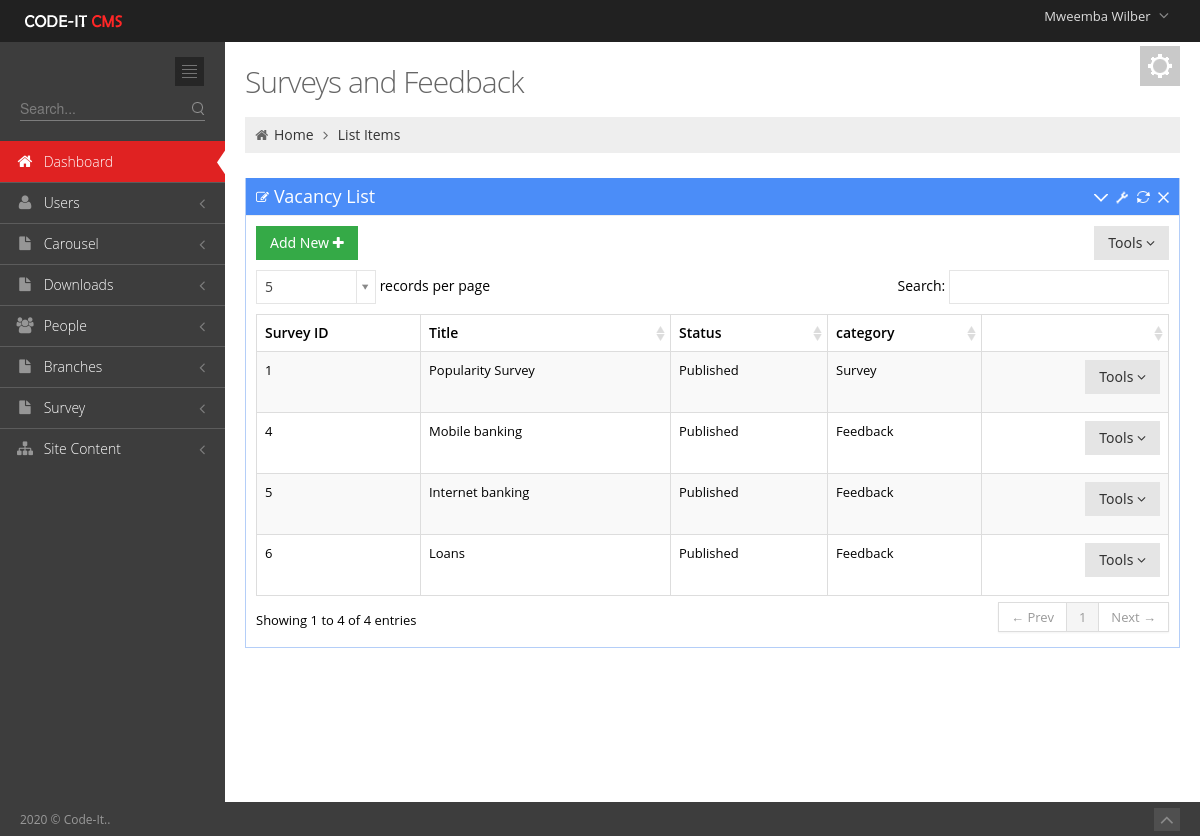
/Admin/Surveys.php (signed in), run on the app's committed database.
### tables this page shows
CREATE TABLE `user_tbl` (
  `username` varchar(50) NOT NULL,
  `password` text NOT NULL,
  `email` text NOT NULL,
  `contact_no` varchar(50) NOT NULL,
  `branch` int(11) NOT NULL,
  `level` int(11) NOT NULL,
  `Position` text NOT NULL,
  `active` int(11) NOT NULL,
  `Staff_no` int(11) NOT NULL,
  `profile_picture` text NOT NULL,
  `last_pass_change` date NOT NULL,
  `emp_id` int(3) NOT NULL,
  `Status` varchar(20) NOT NULL,
  `date_created` date NOT NULL
);

CREATE TABLE `employees_tbl` (
  `emp_id` int(4) UNSIGNED ZEROFILL NOT NULL,
  `Title` text NOT NULL,
  `first_name` varchar(100) DEFAULT NULL,
  `last_name` varchar(100) DEFAULT NULL,
  `date_of_birth` date DEFAULT NULL,
  `email` varchar(100) DEFAULT NULL,
  `mobile_number` varchar(18) DEFAULT NULL,
  `whatsapp` text NOT NULL,
  `address1` varchar(100) DEFAULT NULL,
  `address2` varchar(100) DEFAULT NULL,
  `city_town` varchar(100) DEFAULT NULL,
  `genda` varchar(10) DEFAULT NULL,
  `country` varchar(100) DEFAULT NULL,
  `date_joined` date DEFAULT NULL,
  `jobRole` text,
  `Qualification_level` varchar(40) NOT NULL,
  `qualification_Area` varchar(100) NOT NULL,
  `Category` text NOT NULL,
  `Picture` text NOT NULL,
  `brief_profile` text NOT NULL
);

CREATE TABLE `surveys` (
  `survey_id` int(11) NOT NULL,
  `Survey_title` text NOT NULL,
  `startdate` date NOT NULL,
  `enddate` date NOT NULL,
  `status` text NOT NULL,
  `category_id` int(11) NOT NULL
);

CREATE TABLE `survey_categories` (
  `id` int(11) NOT NULL,
  `category_name` text NOT NULL
);

### includes/sessions.php (called while the page is built, shortened)
<?php
include 'Dbconnect.php';
$dbuser=$_SESSION['username'];
   $query="SELECT * FROM `user_tbl` INNER JOIN `employees_tbl` ON `employees_tbl`.`emp_id`=`user_tbl`.`Staff_no` WHERE `username`='$dbuser'";
      $q1=mysqli_query($conn,$query)or die(mysqli_error());
            while ($row = mysqli_fetch_array($q1)) {
            $firstname=$row['first_name'];
            }
?>

### Admin/Surveys.php (the view, shortened to what this page needs)
<?php include '../includes/sessions.php';?>
<!DOCTYPE html>
 <html lang="en">
<head>
	<link href="media/css/bootstrap.min.css" rel="stylesheet" type="text/css"/>
	<link href="media/css/bootstrap-responsive.min.css" rel="stylesheet" type="text/css"/>
	<link href="media/css/font-awesome.min.css" rel="stylesheet" type="text/css"/>
	<link href="media/css/style-metro.css" rel="stylesheet" type="text/css"/>
	<link href="media/css/style.css" rel="stylesheet" type="text/css"/>
	<link href="media/css/style-responsive.css" rel="stylesheet" type="text/css"/>
	<link href="media/css/default.css" rel="stylesheet" type="text/css" id="style_color"/>
	<link href="media/css/uniform.default.css" rel="stylesheet" type="text/css"/>
	<link rel="stylesheet" type="text/css" href="media/css/select2_metro.css" />
	<link rel="stylesheet" href="media/css/DT_bootstrap.css" />
</head>
<?php
include 'includes/header.php';
include 'includes/sidebar.php';
?>
		<div class="page-content">
			<div class="container-fluid">
				<div class="row-fluid">
					<div class="span12">
						<div class="color-panel hidden-phone">
							<div class="color-mode-icons icon-color"></div>
						</div>
						<h3 class="page-title">
							Surveys and Feedback
						</h3>
						<ul class="breadcrumb">
							<li>
								<i class="icon-home"></i>
								<a href="index.html">Home</a>
								<i class="icon-angle-right"></i>
							</li>
							<li><a href="#">List Items</a></li>
						</ul>
					</div>
				</div>
				<div class="row-fluid">
					<div class="span12">
						<div class="portlet box blue">
							<div class="portlet-title">
								<div class="caption"><i class="icon-edit"></i>Vacancy List</div>
								<div class="tools">
									<a href="javascript:;" class="collapse"></a>
									<a href="#portlet-config" data-toggle="modal" class="config"></a>
									<a href="javascript:;" class="reload"></a>
									<a href="javascript:;" class="remove"></a>
								</div>
							</div>
							<div class="portlet-body">
								<div class="clearfix">
									<div class="btn-group">
										<a href="NewSurvey.php"><button " class="btn green">
										Add New <i class="icon-plus"></i>
										</button></a>
									</div>
									<div class="btn-group pull-right">
										<button class="btn dropdown-toggle" data-toggle="dropdown">Tools <i class="icon-angle-down"></i>
										</button>
									</div>
								</div>
								<table class="table table-striped table-hover table-bordered" id="sample_editable_1">
									<thead>
										<tr>
											<th>Survey  ID</th>
											<th>Title</th>
											<th>Status</th>
											<th>category</th>
											<th></th>
										</tr>
									</thead>
									<tbody>
                                <?php
 $propertySQL="SELECT * FROM `surveys` INNER JOIN `survey_categories` ON `surveys`.`category_id`=`survey_categories`.`id`";
											$results=mysqli_query($conn,$propertySQL);
											while($row5=mysqli_fetch_array($results)){
            ?>
										<tr class="">
                                             <td><?php  echo $row5['survey_id']; ?></td>
											<td><?php  echo $row5['Survey_title']; ?></td>
											<td><?php  echo $row5['status']; ?></td>
											<td><?php  echo $row5['category_name']; ?></td>
											<td><div class="btn-group pull-right">
										<button class="btn dropdown-toggle" data-toggle="dropdown">Tools <i class="icon-angle-down"></i>
										</button>
									</div></td>
										</tr>
									<?php } 		 ?>
									</tbody>
								</table>
							</div>
						</div>
					</div>
				</div>
			</div>
		</div>
	</div>
	<div class="footer">
		<div class="footer-inner">
			2020 &copy; Code-It..
		</div>
		<div class="footer-tools">
			<span class="go-top">
			<i class="icon-angle-up"></i>
			</span>
		</div>
	</div>
</body>
</html>

### Admin/includes/header.php (shortened to what this page needs)
<?php
 include '../includes/sessions.php';
?>
 <html lang="en" class="no-js">
<body class="page-header-fixed">
	<div class="header navbar navbar-inverse navbar-fixed-top">
		<div class="navbar-inner">
			<div class="container-fluid">
				<a class="brand" href="index.php">
				<img src="media/image/logo.png" alt="logo"/>
				</a>
				<ul class="nav pull-right">
					<li class="dropdown user">
						<a href="#" class="dropdown-toggle" data-toggle="dropdown">
						<span class="username"><?php echo $firstname ;?></span>
						<i class="icon-angle-down"></i>
						</a>
					</li>
				</ul>
			</div>
		</div>
	</div>
	<div class="page-container">

### Admin/media/css/style-metro.css (style rules this page uses)
div, input, select, textarea, span, img, table, td, th, p, a, button, ul, li { -webkit-border-radius: 0 !important; -moz-border-radius: 0 !important; border-radius: 0 !important; }
.btn { background-color: #e5e5e5; background-image: none; filter: none; border: 0; padding: 7px 14px; text-shadow: none; font-family: "Segoe UI", Helvetica, Arial, sans-serif; font-size: 14px; color: #333333; cursor: pointer; outline: none; -webkit-box-shadow: none !important; -moz-box-shadow: none !important; box-shadow: none !important; -webkit-border-radius: 0 !important; -moz-border-radius: 0 !important; border-radius: 0 !important; }
.btn.green { color: white; text-shadow: none; background-color: #35aa47; }

### Admin/media/css/style-responsive.css (style rules this page uses)
@media (min-width: 980px) { .page-content { margin-left: 225px; margin-top: 0px; min-height: 760px; } }

### Admin/media/css/default.css (style rules this page uses)
body { background-color: #3d3d3d !important; }
.header .navbar-inner { filter: none !important; background-image: none !important; background-color: #212121 !important; }
.header .nav li.dropdown .dropdown-toggle i { color: #8a8a8a !important; }
.footer .footer-inner { color: #999999; }
.footer .footer-tools .go-top { background-color: #4f4f4f; }
.footer .footer-tools .go-top i { color: #8a8a8a; }

### data on the page
user_tbl: employees_tbl.first_name "Mweemba Wilber"
surveys: survey_id "1", Survey_title "Popularity Survey", status "Published", survey_categories.category_name "Survey"
surveys: survey_id "4", Survey_title "Mobile banking", status "Published", survey_categories.category_name "Feedback"
surveys: survey_id "5", Survey_title "Internet banking", status "Published", survey_categories.category_name "Feedback"
surveys: survey_id "6", Survey_title "Loans", status "Published", survey_categories.category_name "Feedback"
